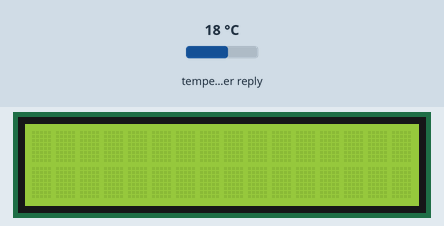
Bench run of a sketch on a simulated ESP8266 (NodeMCU). Shown: 16×2 character LCD. The inputs (shaded band) are chosen by the test bench; at power-on: temperature in the weather reply 18 °C. WiFi joins after 1.5 s; servers stay silent unless stated; web services answer with replies made up by the test bench; what the sketch prints to the serial monitor is not drawn.

Above: at 3.2 s.
3.3 s: temperature in the weather reply set to -14 °C
At 15.5 s:
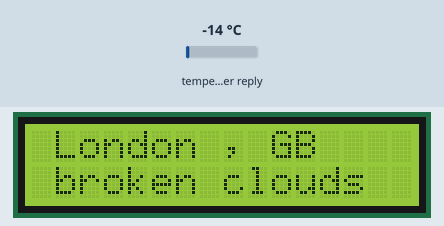
At 27.2 s:
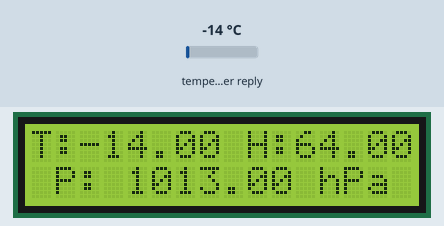
Timing chart, 0 to 28.1 s (numbered marks = the images above; inputs shaded):
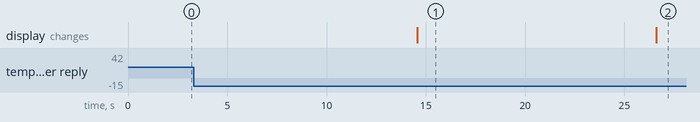

Measured:
- after the input at 3.3 s, the display: first differs from a run without the input after 23.3 s (image 2)
- what the display in image 1 shows lasts 12.0 s, from 14.6 s to 26.6 s

The sketch:

weather_monitor.ino
```cpp
#include <ESP8266WiFi.h>
#include <ESP8266HTTPClient.h>
#include <ArduinoJson.h>
#include <SoftwareSerial.h>
#include<Wire.h>
#include<LiquidCrystal.h>

#include <LiquidCrystal_I2C.h>

LiquidCrystal_I2C lcd(0x3F,16,2);


const char* ssid     = "Hotspot_ame";
const char* password = "password";
String APIKEY = "api_key";
String CityID = "city_id";

WiFiClient client;
char servername[]="api.openweathermap.org";
String result;
int  counter = 60;
String weatherDescription ="";
String weatherLocation = "";
String Country;
float Temperature;
float Humidity;
float Pressure;

 void setup() {
  lcd.begin();
  lcd.backlight();
  Serial.begin(9600);
  int cursorPosition=0;
  WiFi.begin(ssid, password);

  while (WiFi.status() != WL_CONNECTED) {
    delay(1000);
    Serial.println("Connecting");
  }
}
void loop() {
    if(counter == 60)
    {
      counter = 0;
      displayGettingData();
      delay(1000);
      getWeatherData();
    }else
    {
      counter++;
      displayConditions(Temperature,Humidity,Pressure,weatherLocation,Country,weatherDescription);

      delay(6000);

    }
}
void getWeatherData() //client function to send/receive GET request data.
{
  if (client.connect(servername, 80)) {  //starts client connection, checks for connection
    client.println("GET /data/2.5/weather?id="+CityID+"&units=metric&APPID="+APIKEY);
    client.println("Host: api.openweathermap.org");
    client.println("User-Agent: ArduinoWiFi/1.1");
    client.println("Connection: close");
    client.println();
  }
  else {
    Serial.println("connection failed"); //error message if no client connect
    Serial.println();
  }

  while(client.connected() && !client.available()) delay(1); //waits for data
  while (client.connected() || client.available()) { //connected or data available
    char c = client.read(); //gets byte from ethernet buffer
      result = result+c;
    }

  client.stop(); //stop client
  result.replace('[', ' ');
  result.replace(']', ' ');
  Serial.println(result);

char jsonArray [result.length()+1];
result.toCharArray(jsonArray,sizeof(jsonArray));
jsonArray[result.length() + 1] = '\0';

StaticJsonBuffer<1024> json_buf;
JsonObject &root = json_buf.parseObject(jsonArray);
if (!root.success())
{
  Serial.println("parseObject() failed");
}
String location = root["name"];
String country = root["sys"]["country"];
float temperature = root["main"]["temp"];
float humidity = root["main"]["humidity"];
String weather = root["weather"]["main"];
String description = root["weather"]["description"];
float pressure = root["main"]["pressure"];

weatherDescription = description;
weatherLocation = location;
Country = country;
Temperature = temperature;
Humidity = humidity;
Pressure = pressure;

delay(10000);
}
void displayConditions(float Temperature,float Humidity, float Pressure,String location,String Country,String description)
{
 Serial.print(Temperature,1);
 Serial.print((char)223);
 Serial.print(" ");
 Serial.print(Humidity,0);
 Serial.print(" ");
 Serial.print(Pressure,1);
 Serial.print(" ");
  Serial.print(location);
  Serial.print(" ");
  Serial.print(Country);
  Serial.print(" ");
  Serial.print(description);
  Serial.println("...               ");
  delay(100);

    lcd.clear();
    lcd.backlight();
    lcd.setCursor(1,0);
    lcd.print(location);
    Serial.print(location);
    Serial.print(" ");
    lcd.print(" , ");
    lcd.print(Country);
    Serial.print(Country);
    Serial.print(" ");
    lcd.setCursor(1, 1);
    lcd.print(description);
    Serial.print(description);
    Serial.print(" ");
    delay(12000);
    lcd.clear();
    lcd.setCursor(0,0);
    lcd.print("T:");
    Serial.print(Temperature,1);
    Serial.print((char)223);
    lcd.print(Temperature);
    lcd.print((char)223);
    lcd.print("C ");
    lcd.setCursor(8,0);
    lcd.print(" H:");
    lcd.print(Humidity);
    lcd.print(" %");
    Serial.print(Humidity,0);
    Serial.print(" ");
    lcd.setCursor(1,1);
    lcd.print("P: ");
    lcd.print(Pressure);
    lcd.print(" hPa");
    Serial.print(Pressure,1);
    Serial.print(" ");
    delay(12000);
}


void displayGettingData()
{
  Serial.print("Getting data");
  delay(100);
}
```
